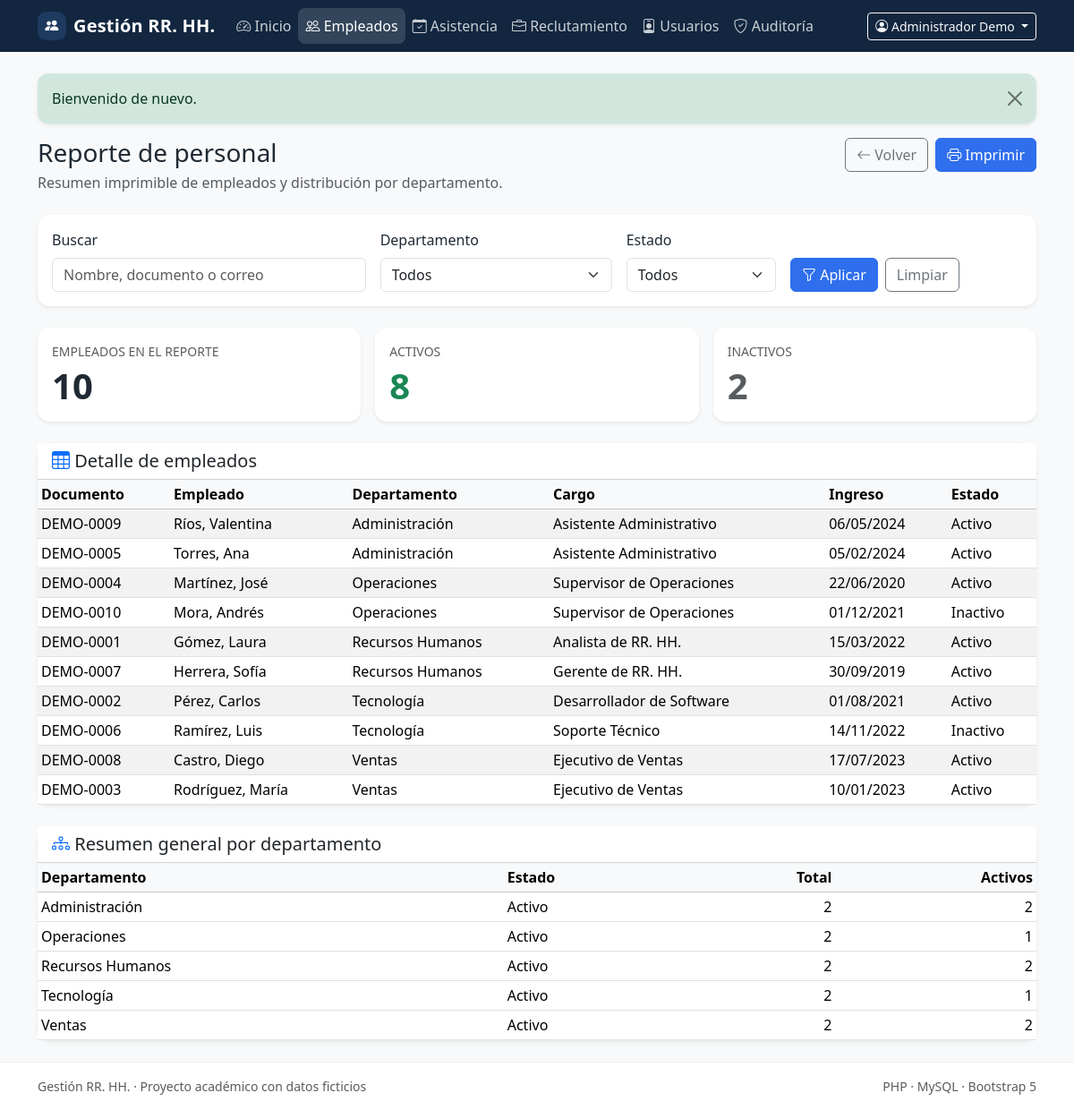
/employees/report (signed in), run on the app's committed database.
### tables this page shows
CREATE TABLE IF NOT EXISTS users (
    id BIGINT UNSIGNED NOT NULL AUTO_INCREMENT,
    name VARCHAR(120) NOT NULL,
    email VARCHAR(190) NOT NULL,
    password_hash VARCHAR(255) NOT NULL,
    password_changed_at DATETIME(6) NULL,
    role ENUM('admin', 'hr') NOT NULL DEFAULT 'hr',
    is_active TINYINT(1) NOT NULL DEFAULT 1,
    last_login_at DATETIME NULL,
    created_at TIMESTAMP NOT NULL DEFAULT CURRENT_TIMESTAMP,
    updated_at TIMESTAMP NOT NULL DEFAULT CURRENT_TIMESTAMP ON UPDATE CURRENT_TIMESTAMP,
    PRIMARY KEY (id),
    UNIQUE KEY uq_users_email (email),
    KEY idx_users_role_active (role, is_active)
);

CREATE TABLE IF NOT EXISTS employees (
    id BIGINT UNSIGNED NOT NULL AUTO_INCREMENT,
    document VARCHAR(30) NOT NULL,
    first_name VARCHAR(80) NOT NULL,
    last_name VARCHAR(80) NOT NULL,
    email VARCHAR(190) NULL,
    phone VARCHAR(30) NULL,
    hire_date DATE NOT NULL,
    department_id BIGINT UNSIGNED NOT NULL,
    position_id BIGINT UNSIGNED NULL,
    status ENUM('active', 'inactive') NOT NULL DEFAULT 'active',
    created_by BIGINT UNSIGNED NULL,
    updated_by BIGINT UNSIGNED NULL,
    created_at TIMESTAMP NOT NULL DEFAULT CURRENT_TIMESTAMP,
    updated_at TIMESTAMP NOT NULL DEFAULT CURRENT_TIMESTAMP ON UPDATE CURRENT_TIMESTAMP,
    PRIMARY KEY (id),
    UNIQUE KEY uq_employees_document (document),
    UNIQUE KEY uq_employees_email (email),
    KEY idx_employees_department (department_id),
    KEY idx_employees_position (position_id),
    KEY idx_employees_status (status),
    KEY idx_employees_name (last_name, first_name),
    CONSTRAINT fk_employees_department
        FOREIGN KEY (department_id) REFERENCES departments (id)
        ON UPDATE CASCADE ON DELETE RESTRICT,
    CONSTRAINT fk_employees_position
        FOREIGN KEY (position_id) REFERENCES positions (id)
        ON UPDATE CASCADE ON DELETE RESTRICT,
    CONSTRAINT fk_employees_created_by
        FOREIGN KEY (created_by) REFERENCES users (id)
        ON UPDATE CASCADE ON DELETE SET NULL,
    CONSTRAINT fk_employees_updated_by
        FOREIGN KEY (updated_by) REFERENCES users (id)
        ON UPDATE CASCADE ON DELETE SET NULL
);

CREATE TABLE IF NOT EXISTS departments (
    id BIGINT UNSIGNED NOT NULL AUTO_INCREMENT,
    name VARCHAR(100) NOT NULL,
    description TEXT NULL,
    is_active TINYINT(1) NOT NULL DEFAULT 1,
    created_at TIMESTAMP NOT NULL DEFAULT CURRENT_TIMESTAMP,
    updated_at TIMESTAMP NOT NULL DEFAULT CURRENT_TIMESTAMP ON UPDATE CURRENT_TIMESTAMP,
    PRIMARY KEY (id),
    UNIQUE KEY uq_departments_name (name),
    KEY idx_departments_active (is_active)
);

CREATE TABLE IF NOT EXISTS positions (
    id BIGINT UNSIGNED NOT NULL AUTO_INCREMENT,
    department_id BIGINT UNSIGNED NOT NULL,
    name VARCHAR(120) NOT NULL,
    description TEXT NULL,
    is_active TINYINT(1) NOT NULL DEFAULT 1,
    created_at TIMESTAMP NOT NULL DEFAULT CURRENT_TIMESTAMP,
    updated_at TIMESTAMP NOT NULL DEFAULT CURRENT_TIMESTAMP ON UPDATE CURRENT_TIMESTAMP,
    PRIMARY KEY (id),
    UNIQUE KEY uq_positions_department_name (department_id, name),
    KEY idx_positions_department_active (department_id, is_active),
    CONSTRAINT fk_positions_department
        FOREIGN KEY (department_id) REFERENCES departments (id)
        ON UPDATE CASCADE ON DELETE RESTRICT
);

### src/Modules/Employees/Views/report.php (the view, shortened to what the rows shown need)
<div class="d-flex flex-wrap justify-content-between align-items-start gap-3 mb-4 no-print">
    <div>
        <h1 class="h3 mb-1">Reporte de personal</h1>
    </div>
</div>
<div class="card border-0 shadow-sm mb-4">
    <div class="card-header bg-white">
        <h2 class="h5 mb-0"><i class="bi bi-table text-primary"></i> Detalle de empleados</h2>
    </div>
    <?php if ($report['rows'] === []): ?>
        <div class="card-body py-4 text-center text-body-secondary">
            No hay empleados que coincidan con los filtros seleccionados.
        </div>
    <?php else: ?>
        <div class="table-responsive">
            <table class="table table-sm table-striped align-middle mb-0">
                <thead class="table-light">
                <tr>
                    <th scope="col">Documento</th>
                    <th scope="col">Empleado</th>
                    <th scope="col">Departamento</th>
                    <th scope="col">Cargo</th>
                    <th scope="col">Ingreso</th>
                    <th scope="col">Estado</th>
                </tr>
                </thead>
                <tbody>
                <?php foreach ($report['rows'] as $employee): ?>
                    <tr>
                        <td><?= e((string) $employee['document']) ?></td>
                        <td><?= e((string) $employee['last_name'] . ', ' . (string) $employee['first_name']) ?></td>
                        <td><?= e((string) $employee['department_name']) ?></td>
                        <td><?= e((string) ($employee['position_name'] ?? 'Sin cargo')) ?></td>
                        <td><?= e(format_date($employee['hire_date'] !== null ? (string) $employee['hire_date'] : null)) ?></td>
                        <td><?= e(status_label((string) $employee['status'])) ?></td>
                    </tr>
                <?php endforeach; ?>
                </tbody>
            </table>
        </div>
    <?php endif; ?>
</div>
<div class="card border-0 shadow-sm">
    <div class="card-header bg-white">
        <h2 class="h5 mb-0"><i class="bi bi-diagram-3 text-primary"></i> Resumen general por departamento</h2>
    </div>
    <div class="table-responsive">
        <table class="table table-sm align-middle mb-0">
            <thead class="table-light">
            <tr>
                <th scope="col">Departamento</th>
                <th scope="col">Estado</th>
                <th scope="col" class="text-end">Total</th>
                <th scope="col" class="text-end">Activos</th>
            </tr>
            </thead>
            <tbody>
            <?php foreach ($report['by_department'] as $department): ?>
                <tr>
                    <td><?= e((string) $department['name']) ?></td>
                    <td><?= e(status_label((int) $department['is_active'] === 1 ? 'active' : 'inactive')) ?></td>
                    <td class="text-end"><?= (int) $department['total'] ?></td>
                    <td class="text-end"><?= (int) $department['active_total'] ?></td>
                </tr>
            <?php endforeach; ?>
            </tbody>
        </table>
    </div>
</div>

### src/Shared/Views/layouts/app.php (shortened to what the rows shown need)
<!doctype html>
<html lang="es">
<head>
    <link href="https://cdn.jsdelivr.net/npm/bootstrap@5.3.3/dist/css/bootstrap.min.css" rel="stylesheet">
    <link href="https://cdn.jsdelivr.net/npm/bootstrap-icons@1.11.3/font/bootstrap-icons.min.css" rel="stylesheet">
    <link href="<?= e(asset('css/app.css')) ?>" rel="stylesheet">
</head>
<body class="bg-body-tertiary d-flex flex-column min-vh-100">
<nav class="navbar navbar-expand-lg navbar-dark app-navbar">
    <div class="container">
        <div class="collapse navbar-collapse" id="mainNavigation">
            <?php if ($currentUser !== null): ?>
                <div class="dropdown">
                    <button class="btn btn-sm btn-outline-light dropdown-toggle" type="button"
                            data-bs-toggle="dropdown" aria-expanded="false">
                        <i class="bi bi-person-circle"></i>
                        <?= e((string) $currentUser['name']) ?>
                    </button>
                </div>
            <?php endif; ?>
        </div>
    </div>
</nav>
<main class="flex-grow-1 py-4">
    <div class="container">
        <?php require __DIR__ . '/../partials/flash.php'; ?>
        <?= $content ?>
    </div>
</main>
</body>
</html>

### data on the page
users: name "Administrador Demo"
employees: document "DEMO-0009", last_name+first_name "Ríos, Valentina", department.name "Administración", position.name "Asistente Administrativo", hire_date "06/05/2024", status "Activo"
employees: document "DEMO-0005", last_name+first_name "Torres, Ana", department.name "Administración", position.name "Asistente Administrativo", hire_date "05/02/2024", status "Activo"
employees: document "DEMO-0004", last_name+first_name "Martínez, José", department.name "Operaciones", position.name "Supervisor de Operaciones", hire_date "22/06/2020", status "Activo"
employees: document "DEMO-0010", last_name+first_name "Mora, Andrés", department.name "Operaciones", position.name "Supervisor de Operaciones", hire_date "01/12/2021", status "Inactivo"
employees: document "DEMO-0001", last_name+first_name "Gómez, Laura", department.name "Recursos Humanos", position.name "Analista de RR. HH.", hire_date "15/03/2022", status "Activo"
employees: document "DEMO-0007", last_name+first_name "Herrera, Sofía", department.name "Recursos Humanos", position.name "Gerente de RR. HH.", hire_date "30/09/2019", status "Activo"
employees: document "DEMO-0002", last_name+first_name "Pérez, Carlos", department.name "Tecnología", position.name "Desarrollador de Software", hire_date "01/08/2021", status "Activo"
employees: document "DEMO-0006", last_name+first_name "Ramírez, Luis", department.name "Tecnología", position.name "Soporte Técnico", hire_date "14/11/2022", status "Inactivo"
employees: document "DEMO-0008", last_name+first_name "Castro, Diego", department.name "Ventas", position.name "Ejecutivo de Ventas", hire_date "17/07/2023", status "Activo"
employees: document "DEMO-0003", last_name+first_name "Rodríguez, María", department.name "Ventas", position.name "Ejecutivo de Ventas", hire_date "10/01/2023", status "Activo"
departments: name "Administración", is_active "Activo", total "2", active_total "2"
departments: name "Operaciones", is_active "Activo", total "2", active_total "1"
departments: name "Recursos Humanos", is_active "Activo", total "2", active_total "2"
departments: name "Tecnología", is_active "Activo", total "2", active_total "1"
departments: name "Ventas", is_active "Activo", total "2", active_total "2"

### other printed values
$appName "Gestión RR. HH."
$item['label'] "Inicio"
$item['label'] "Empleados"
$item['label'] "Asistencia"
$item['label'] "Reclutamiento"
$item['label'] "Usuarios"
$item['label'] "Auditoría"
$message['message'] "Bienvenido de nuevo."
$report['total'] "10"
$report['active'] "8"
$report['inactive'] "2"
